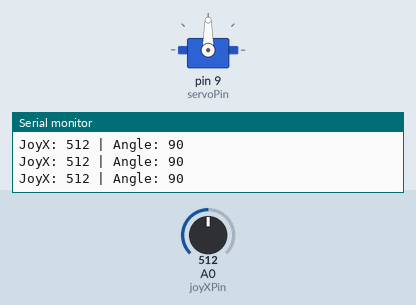
This sketch was run on a simulated Arduino Uno, built with avr-gcc and run on an emulated ATmega328P. Parts: servo, the last lines printed to the serial monitor. The inputs (shaded band) are chosen by the test bench; at power-on: A0 (joyXPin) = 512.

Above: at 1.2 s.
1.3 s: A0 (joyXPin) set to 716
At 2.0 s:
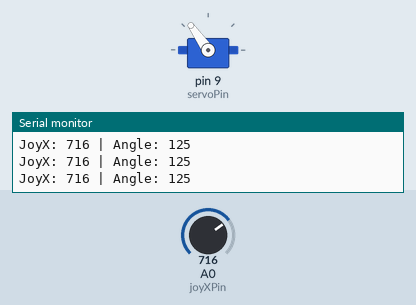
2.8 s: A0 (joyXPin) set to 900
At 3.6 s:
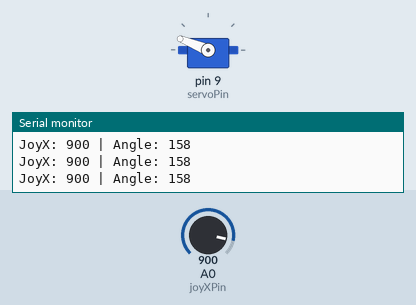
4.3 s: A0 (joyXPin) set to 1023
At 5.5 s:
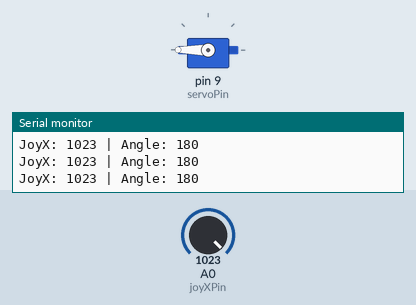
5.8 s: A0 (joyXPin) set to 306
At 6.7 s:
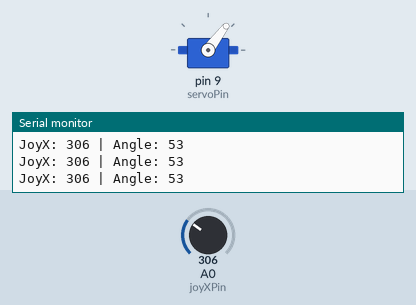
7.3 s: A0 (joyXPin) set to 122
At 8.2 s:
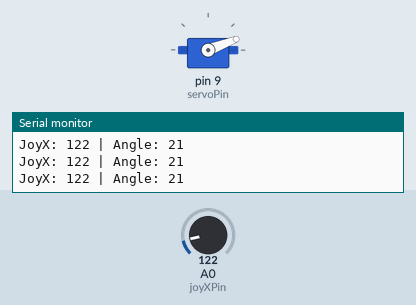
8.8 s: A0 (joyXPin) set to 11
At 10.0 s:
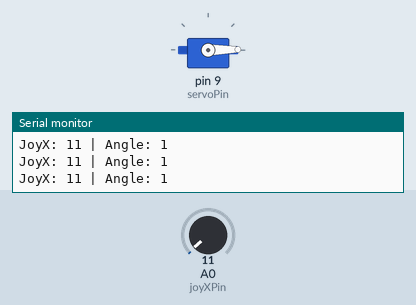
10.3 s: A0 (joyXPin) set to 8
Timing chart, 0 to 12.8 s (numbered marks = the images above; inputs shaded):
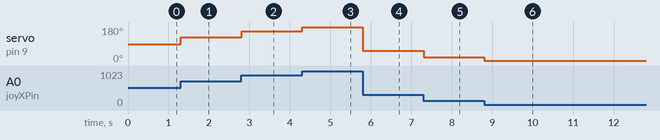

The sketch:

joystick_servo_lcd_control.ino
```cpp
#include <Servo.h>

Servo myServo;

const int joyXPin = A0;
const int servoPin = 9;

int joyXValue = 0;
int angle = 0;

void setup() {
  Serial.begin(115200);
  myServo.attach(servoPin);

  Serial.println("Joystick + Servo control iniciado");
}

void loop() {
  joyXValue = analogRead(joyXPin);

  angle = map(joyXValue, 0, 1023, 0, 180);
  angle = constrain(angle, 0, 180);

  myServo.write(angle);

  Serial.print("JoyX: ");
  Serial.print(joyXValue);
  Serial.print(" | Angle: ");
  Serial.println(angle);

  delay(20);
}
```

Measured:
- after the input at 1.3 s, servo on pin 9 (servoPin): 90° → 125° at once
- after the input at 2.8 s, servo on pin 9 (servoPin): 125° → 158° at once
- after the input at 4.3 s, servo on pin 9 (servoPin): 158° → 180° at once
- after the input at 5.8 s, servo on pin 9 (servoPin): 180° → 53° at once
- after the input at 7.3 s, servo on pin 9 (servoPin): 53° → 21° at once
- after the input at 8.8 s, servo on pin 9 (servoPin): 21° → 1° at once
